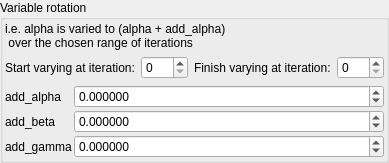
    <widget class="QGroupBox" name="groupBox">
     <property name="title">
      <string>Variable rotation</string>
     </property>
     <layout class="QVBoxLayout" name="verticalLayout_3">
      <property name="leftMargin">
       <number>2</number>
      </property>
      <property name="topMargin">
       <number>2</number>
      </property>
      <property name="rightMargin">
       <number>2</number>
      </property>
      <property name="bottomMargin">
       <number>2</number>
      </property>
      <item>
       <widget class="QLabel" name="label_168">
        <property name="text">
         <string notr="true">i.e. alpha is varied to (alpha + add_alpha)
 over the chosen range of iterations</string>
        </property>
       </widget>
      </item>
      <item>
       <layout class="QGridLayout" name="gridLayout_45">
        <item row="0" column="2">
         <widget class="QLabel" name="label_169">
          <property name="text">
           <string>Finish varying at iteration:</string>
          </property>
          <property name="wordWrap">
           <bool>true</bool>
          </property>
         </widget>
        </item>
        <item row="0" column="3">
         <widget class="MySpinBox" name="spinboxInt_transf_stop_iterations">
          <property name="sizePolicy">
           <sizepolicy hsizetype="Minimum" vsizetype="Maximum">
            <horstretch>0</horstretch>
            <verstretch>0</verstretch>
           </sizepolicy>
          </property>
          <property name="maximum">
           <number>999</number>
          </property>
         </widget>
        </item>
        <item row="0" column="1">
         <widget class="MySpinBox" name="spinboxInt_transf_start_iterations_250">
          <property name="sizePolicy">
           <sizepolicy hsizetype="Minimum" vsizetype="Maximum">
            <horstretch>0</horstretch>
            <verstretch>0</verstretch>
           </sizepolicy>
          </property>
          <property name="maximum">
           <number>999</number>
          </property>
         </widget>
        </item>
        <item row="0" column="0">
         <widget class="QLabel" name="label_171">
          <property name="text">
           <string>Start varying at iteration:</string>
          </property>
          <property name="wordWrap">
           <bool>true</bool>
          </property>
         </widget>
        </item>
       </layout>
      </item>
      <item>
       <layout class="QGridLayout" name="gridLayout_44" columnstretch="0,1">
        <property name="spacing">
         <number>2</number>
        </property>
        <item row="2" column="1">
         <widget class="MyDoubleSpinBox" name="spinbox3_transf_offset_000_z">
          <property name="sizePolicy">
           <sizepolicy hsizetype="Minimum" vsizetype="Maximum">
            <horstretch>0</horstretch>
            <verstretch>0</verstretch>
           </sizepolicy>
          </property>
          <property name="prefix">
           <string/>
          </property>
          <property name="suffix">
           <string/>
          </property>
          <property name="decimals">
           <number>6</number>
          </property>
          <property name="minimum">
           <double>-36000.000000000000000</double>
          </property>
          <property name="maximum">
           <double>36000.000000000000000</double>
          </property>
          <property name="singleStep">
           <double>1.000000000000000</double>
          </property>
         </widget>
        </item>
        <item row="0" column="0">
         <widget class="QLabel" name="label_167">
          <property name="text">
           <string notr="true">add_alpha</string>
          </property>
         </widget>
        </item>
        <item row="2" column="0">
         <widget class="QLabel" name="label_161">
          <property name="text">
           <string notr="true">add_gamma</string>
          </property>
         </widget>
        </item>
        <item row="1" column="1">
         <widget class="MyDoubleSpinBox" name="spinbox3_transf_offset_000_y">
          <property name="sizePolicy">
           <sizepolicy hsizetype="Minimum" vsizetype="Maximum">
            <horstretch>0</horstretch>
            <verstretch>0</verstretch>
           </sizepolicy>
          </property>
          <property name="prefix">
           <string/>
          </property>
          <property name="suffix">
           <string/>
          </property>
          <property name="decimals">
           <number>6</number>
          </property>
          <property name="minimum">
           <double>-36000.000000000000000</double>
          </property>
          <property name="maximum">
           <double>36000.000000000000000</double>
          </property>
          <property name="singleStep">
           <double>1.000000000000000</double>
          </property>
         </widget>
        </item>
        <item row="1" column="0">
         <widget class="QLabel" name="label_165">
          <property name="text">
           <string notr="true">add_beta</string>
          </property>
         </widget>
        </item>
        <item row="0" column="1">
         <widget class="MyDoubleSpinBox" name="spinbox3_transf_offset_000_x">
          <property name="sizePolicy">
           <sizepolicy hsizetype="Minimum" vsizetype="Maximum">
            <horstretch>0</horstretch>
            <verstretch>0</verstretch>
           </sizepolicy>
          </property>
          <property name="prefix">
           <string/>
          </property>
          <property name="suffix">
           <string/>
          </property>
          <property name="decimals">
           <number>6</number>
          </property>
          <property name="minimum">
           <double>-36000.000000000000000</double>
          </property>
          <property name="maximum">
           <double>36000.000000000000000</double>
          </property>
          <property name="singleStep">
           <double>1.000000000000000</double>
          </property>
         </widget>
        </item>
       </layout>
      </item>
     </layout>
    </widget>
